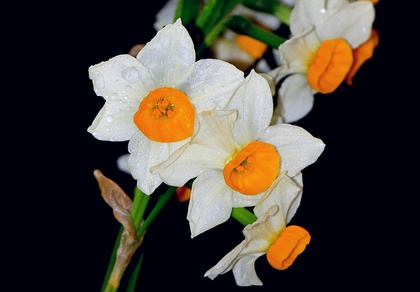
%> input picture Task2/123.jpg, 420 x 292 px, shrunk from 1200 x 835 before the run
$ octave task2_4.m   (GNU Octave 9; MATLAB toolbox functions it lacks are replaced by stand-ins)
%> lines starting %> are read from the running program, lines starting %| are printed output that depends on the picture
img = imread('123.jpg');
%> img is the input picture: size 292x420x3 uint8; mean R, G, B 72.1, 65.2, 59
img = rgb2gray(img);
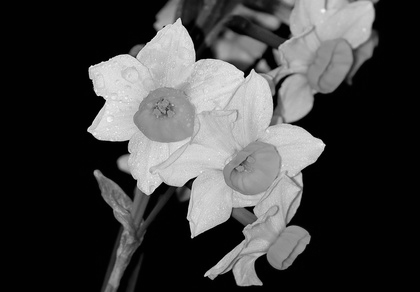
%> img: size 292x420 uint8; min 0, max 251, mean 66.4
I = double(img);
[m,n] = size(I);
%> m = 292; n = 420
img_out = zeros(m,n,3);
L = 255;
R = zeros(m,n);
G = zeros(m,n);
B = zeros(m,n);
for i=1:m
    for j=1:n
        if I(i,j) <= L/3
            R(i,j) = 0;
            G(i,j) = 5*I(i,j);
            B(i,j) = L;
        else if I(i,j) <= 2*L/3
            R(i,j) = 5*I(i,j);
            G(i,j) = L;
            B(i,j) = -5*I(i,j)+2*L/3;
        else
            R(i,j) = L;
            G(i,j) = -5*I(i,j)+3*L;
            B(i,j) = 0;
            end
            end
        end
end
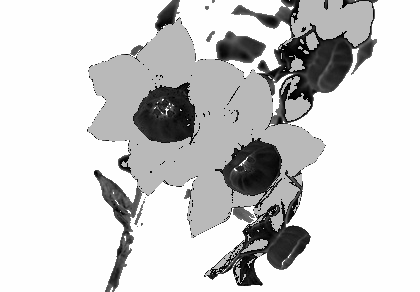
%> B: size 292x420 double; min -680, max 255, mean 83.1; drawn with min black and max white
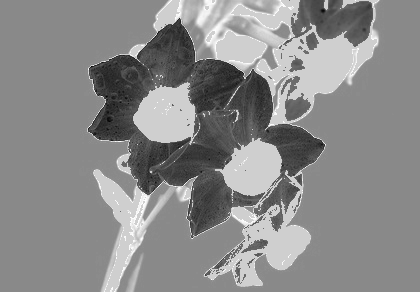
%> G: size 292x420 double; min -490, max 425, mean 8.6; drawn with min black and max white
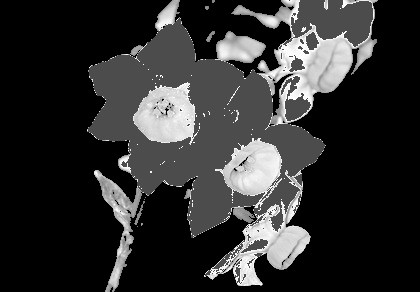
%> R: size 292x420 double; min 0, max 850, mean 159; drawn with min black and max white
for i=1:m
    for j=1:n
        img_out(i,j,1) = R(i,j);
        img_out(i,j,2) = G(i,j);
        img_out(i,j,3) = B(i,j);
    end
end
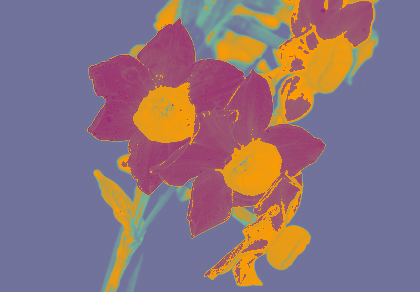
%> img_out: size 292x420x3 double; mean R, G, B 159, 8.6, 83.1; drawn with min black and max white

img_out = img_out/L;
figure(1)
subplot(2,2,1),imshow(img),title('原始图像')
subplot(2,2,2),imshow(img_out),title('OUT图像')
%> after `imshow(img_out)`:
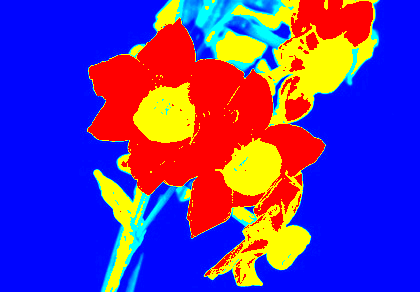
%> displayed picture: size 292x420x3, on the screen's scale of 0 to 255; mean R, G, B 93, 53.9, 162
